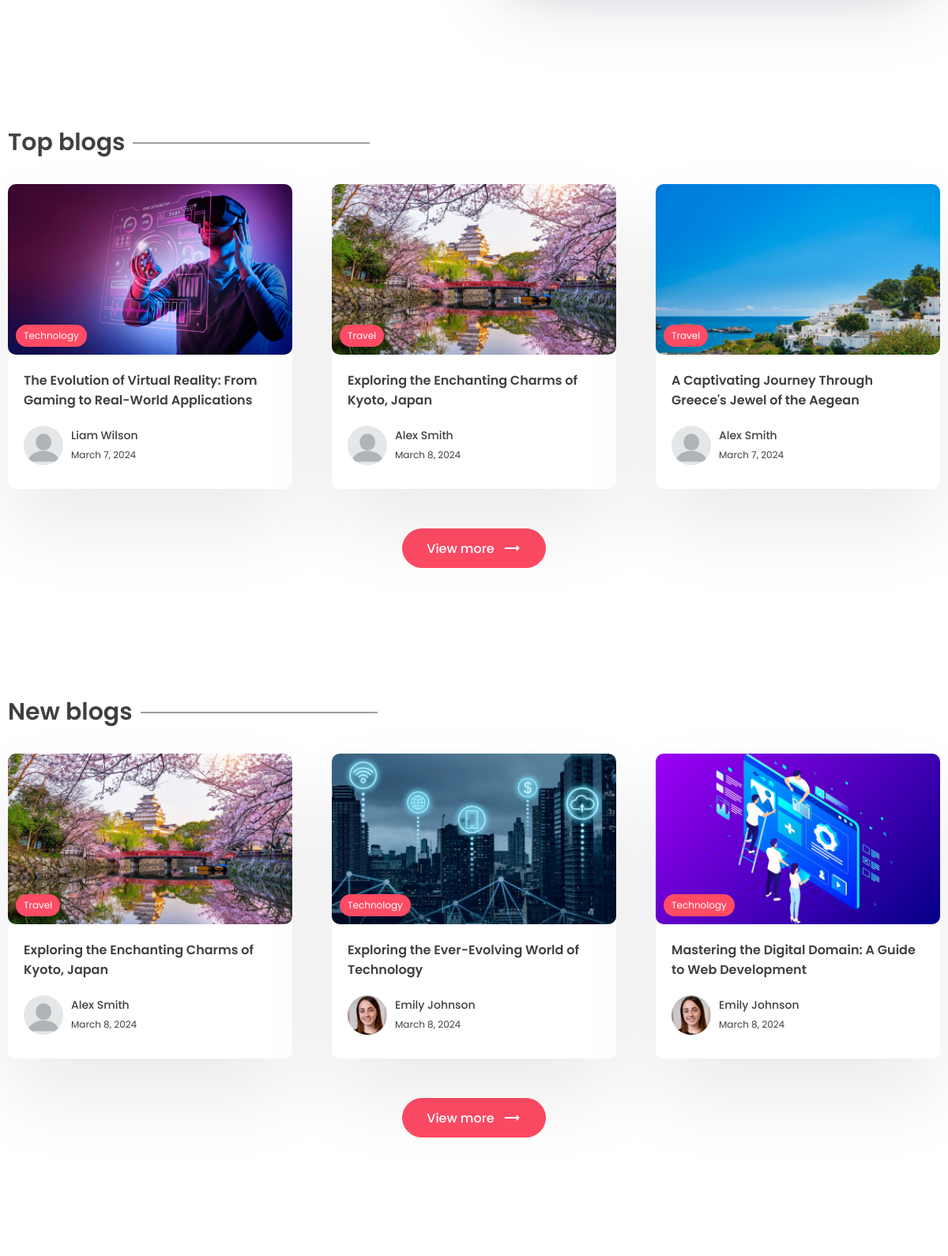
Before: / (middle part) with the older database file.
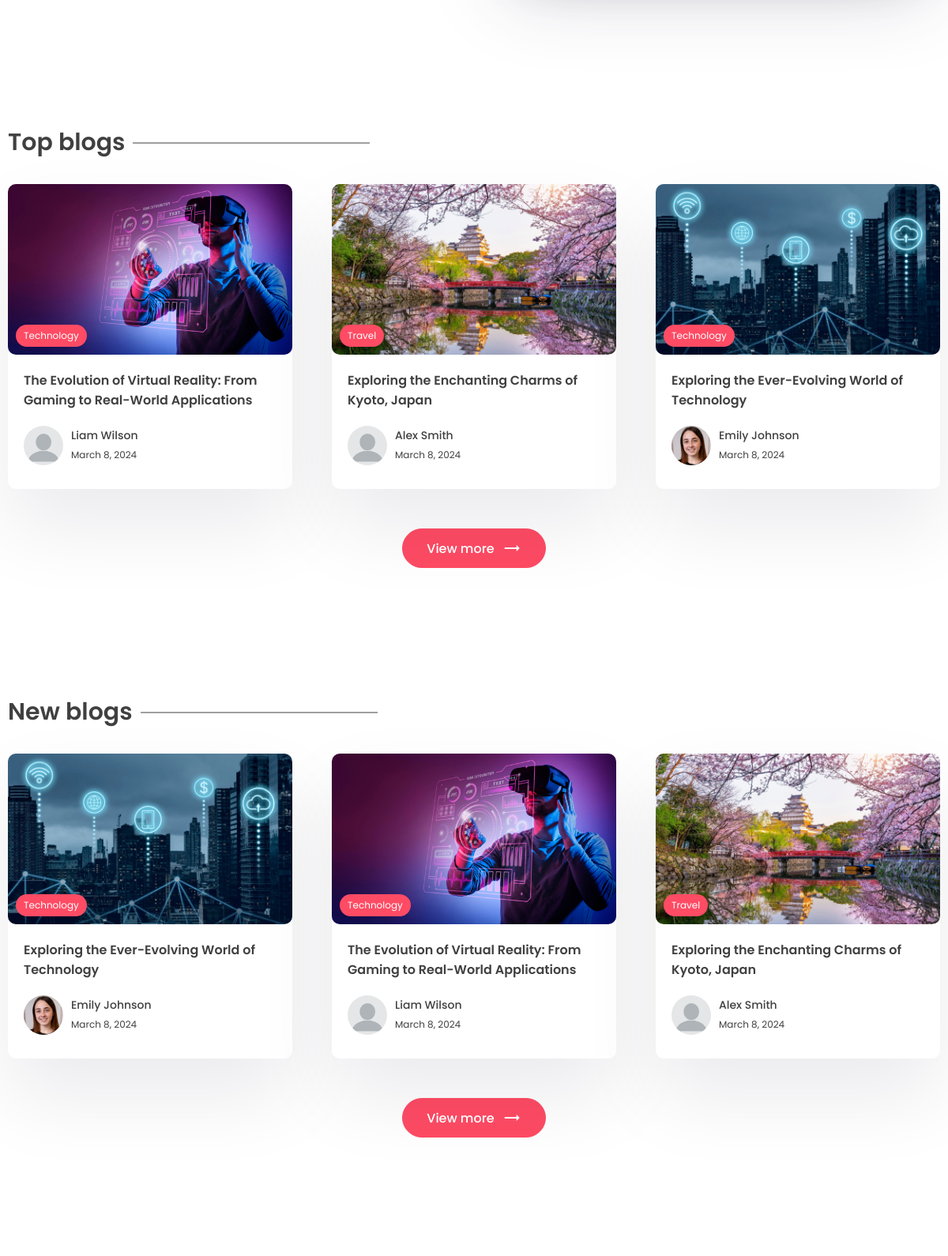
After: the same page with the newer database file.
### posts/models.py (models this page shows, shortened)
class Post(models.Model):
    title = models.CharField(max_length=200)
    content = models.TextField()
    last_updated = models.DateTimeField(auto_now=True)
    slug = models.SlugField(max_length=200, unique=True)
    image = models.ImageField(null=True, blank=True, upload_to="images/")
    tags = models.ManyToManyField(Tag, blank=True, related_name='post')
    view_count = models.IntegerField(null=True, blank=True)
    is_featured = models.BooleanField(default=False)
    author = models.ForeignKey(User, on_delete=models.CASCADE, null=True, blank=True)
    bookmarks = models.ManyToManyField(User, related_name="bookmarks", default=None, blank=True)
    likes = models.ManyToManyField(User, related_name="likes", default=None, blank=True)

class Tag(models.Model):
    name = models.CharField(max_length=100)
    description = models.CharField(max_length=100)
    slug = models.SlugField(max_length=200, unique=True)

### accounts/models.py (models this page shows, shortened)
class Profile(models.Model):
    user = models.OneToOneField(User, on_delete=models.CASCADE)
    profile_image = models.ImageField(null=True, blank=True, upload_to="images/")
    slug = models.SlugField(max_length=200, unique=True)
    bio = models.CharField(null=True, blank=True, max_length=200)
    def full_name(self):
        return f'{self.user.first_name} {self.user.last_name}'

### blogapp/views.py (the view, shortened to what this page needs)
# urls.py: path('', views.index, name="index"),
def index(request):
    posts = Post.objects.all()
    top_posts = Post.objects.all().order_by('-view_count')[0:3]
    recent_posts = Post.objects.all().order_by('-last_updated')[0:3]
    featured_blog = Post.objects.filter(is_featured = True)
    subscribe_form = SubscribeForm()
    subscribe_successful = None
    website_info = None
    if WebsiteMeta.objects.all().exists():
        website_info = WebsiteMeta.objects.all()[0]
    if featured_blog:
        featured_blog = featured_blog[0]
    profile = request.user.profile if hasattr(request.user, 'profile') else None
    context = {
        'posts':posts,
        'website_info':website_info,
        'top_posts':top_posts,
        'recent_posts':recent_posts,
        'subscribe_form':subscribe_form,
        'subscribe_successful':subscribe_successful,
        'featured_blog': featured_blog,
        'profile': profile,
    }
    return render(request, 'index.html', context)

### templates/index.html (shortened to what this page needs)
{% extends "base.html" %}
{% load static %}
{% block content %}
    {% if featured_blog %}
    <section class="sp">
    </section>
    {% endif %}
    <section class="sp">
        <div class="container">
            <h1 class="sec-title">Top blogs</h1>
            <div class="grid-3">
                {% for post in top_posts %}
                <a href="{% url "post_page" post.slug %}">
                    <div class="card">
                        <div class="post-img">
                            <img src="{{post.image.url}}" alt="" />
                            <div class="tag">{{post.tags.all.0.name}}</div>
                        </div>
                        <div class="card-content">
                            <h3>
                                {{post.title}}
                            </h3>
                            <div class="author">
                                <div class="profile-pic">
                                    {% if post.author.profile.profile_image %}
                                        <img src="{{ post.author.profile.profile_image.url }}" alt="Profile Image">
                                    {% else %}
                                        <img src="{% static "images/blank-profile.webp" %}" alt="blank Image">
                                    {% endif %}
                                </div>
                                <div class="details">
                                    <p>{{post.author.profile.full_name}}</p>
                                    <small>{{post.last_updated|date}}</small>
                                </div>
                            </div>
                        </div>
                    </div>
                </a>
                {% endfor %}
            </div>
            <center>
                <a href="{% url "all_posts" %}"><button class="btn btn-primary rounded view">
                View more <span class="material-icons"> trending_flat </span>
                </button></a>
            </center>
        </div>
    </section>
    <section class="sp">
        <div class="container">
            <h1 class="sec-title">New blogs</h1>
            <div class="grid-3">
                {% for post in recent_posts %}
                <a href="{% url "post_page" post.slug %}">
                    <div class="card">
                        <div class="post-img">
                            <img src="{{post.image.url}}" alt="" />
                            <div class="tag">{{post.tags.all.0.name}}</div>
                        </div>
                        <div class="card-content">
                            <h3>
                                {{post.title}}
                            </h3>
                            <div class="author">
                                <div class="profile-pic">
                                    {% if post.author.profile.profile_image %}
                                        <img src="{{ post.author.profile.profile_image.url }}" alt="Profile Image">
                                    {% else %}
                                        <img src="{% static "images/blank-profile.webp" %}" alt="blank Image">
                                    {% endif %}
                                </div>
                                <div class="details">
                                    <p>{{post.author.profile.full_name}}</p>
                                    <small>{{post.last_updated|date}}</small>
                                </div>
                            </div>
                        </div>
                    </div>
                </a>
                {% endfor %}
            </div>
            <center>
                <a href="{% url "all_posts" %}"><button class="btn btn-primary rounded view">
                View more <span class="material-icons"> trending_flat </span>
                </button></a>
            </center>
        </div>
    </section>
{% endblock content %}

Changed rows visible on the page:
no longer on this page (row unchanged): Post: image (picture), tags.all.0.name "Travel", title "A Captivating Journey Through Greece's Jewel of the Aegean", author.profile.full_name "Alex Smith", last_updated "March 7, 2024", shown under "Top blogs"
no longer on this page (row unchanged): Post: image (picture), tags.all.0.name "Technology", title "Mastering the Digital Domain: A Guide to Web Development", author.profile.profile_image (picture), author.profile.full_name "Emily Johnson", last_updated "March 8, 2024", shown under "New blogs"
now on one of the page's lists (row edited): Post: tags.all.0.name "Technology", title "The Evolution of Virtual Reality: From Gaming to Real-World Applications", author.profile.full_name "Liam Wilson", last_updated "March 8, 2024"
changed Post "The Evolution of Virtual Reality: From Gaming to Real-World Applications": last_updated "March 7, 2024" → "March 8, 2024"
now on one of the page's lists (row edited): Post: tags.all.0.name "Technology", title "Exploring the Ever-Evolving World of Technology", author.profile.full_name "Emily Johnson", last_updated "March 8, 2024"
changed Post "Exploring the Ever-Evolving World of Technology": moves up the list
